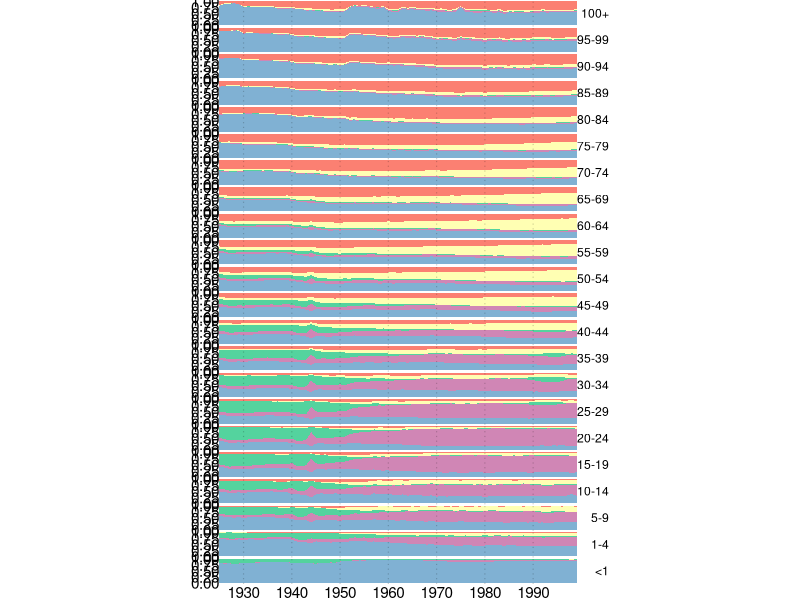

Source code (R):
###########################
# Plot Age-wise-Area Plot #
###########################

# Init --------------------------------------------------------------------

library(readr)
library(dplyr)
library(ggplot2)

# Data --------------------------------------------------------------------

# proportions of 5 selected causes of death on
# all causes of death by year, age and sex
cod5 <- read_csv("./out/data/cod5.csv")

# We want to make sure that the age groups are plotted in the correct order
# later on. So we transform the age variable into an ordered factor.

lev_age <- c("<1","1-4","5-9","10-14","15-19","20-24","25-29",
             "30-34","35-39","40-44","45-49","50-54","55-59",
             "60-64","65-69","70-74","75-79","80-84","85-89",
             "90-94","95-99","100+")
cod5 <- mutate(cod5, age = factor(age, lev_age, ordered = TRUE))

# Furthermore the order of the areas, each representing a single cause of death,
# is of relevance. ggplot draws the areas in order of occurence in the data
# frame. We reorder the data frame accordingly.

lev_cod <- c("Circulatory diseases",
             "Neoplasms", "Infections",
             "External", "Other")
cod5 %>%
  mutate(cod = factor(cod, lev_cod)) %>%
  group_by(year, sex, age) %>% arrange(cod) -> cod5

# Plot Age-wise Area Chart ------------------------------------------------

# We assign colours to each cause of death. For an area chart we want the
# neighbouring colours to contrast with each other. Therefore we vary hue &
# lightness, e.g. light green next to purple next to light blue.

cpal <- c(
  "Circulatory diseases" = "#FB8072",
  "Neoplasms"            = "#FFFFB3",
  "Infections"           = "#54D39E",
  "External"             = "#D086B5",
  "Other"                = "#80B1D3"
)

# We plot a single area chart for each age category.

plot_agewise_area <-
  ggplot(filter(cod5, sex == "total")) +
  # area charts
  geom_area(aes(x = year, y = px, fill = cod),
            show.legend = FALSE) +
  # period grid
  geom_vline(xintercept = seq(1930, 1999, 10),
             colour = "black", size = 0.4, alpha = 0.2, lty = 3) +
  # scale
  scale_fill_manual("", values = cpal) +
  scale_x_continuous("Year", expand = c(0, 0),
                     breaks = seq(1930, 1990, 10)) +
  # coord
  coord_fixed(ratio = 5) +
  # facet
  facet_grid(age~., as.table = FALSE) +
  # theme
  theme_void() +
  theme(
    axis.text    = element_text(colour = "black"),
    axis.text.x  = element_text(),
    strip.text.y = element_text(angle = 0, hjust = 1),
    panel.margin = unit(0, "cm")
  )

#ggsave("./out/fig/agewise_area_raw.pdf", plot_agewise_area,
#       width = 5, height = 7)
